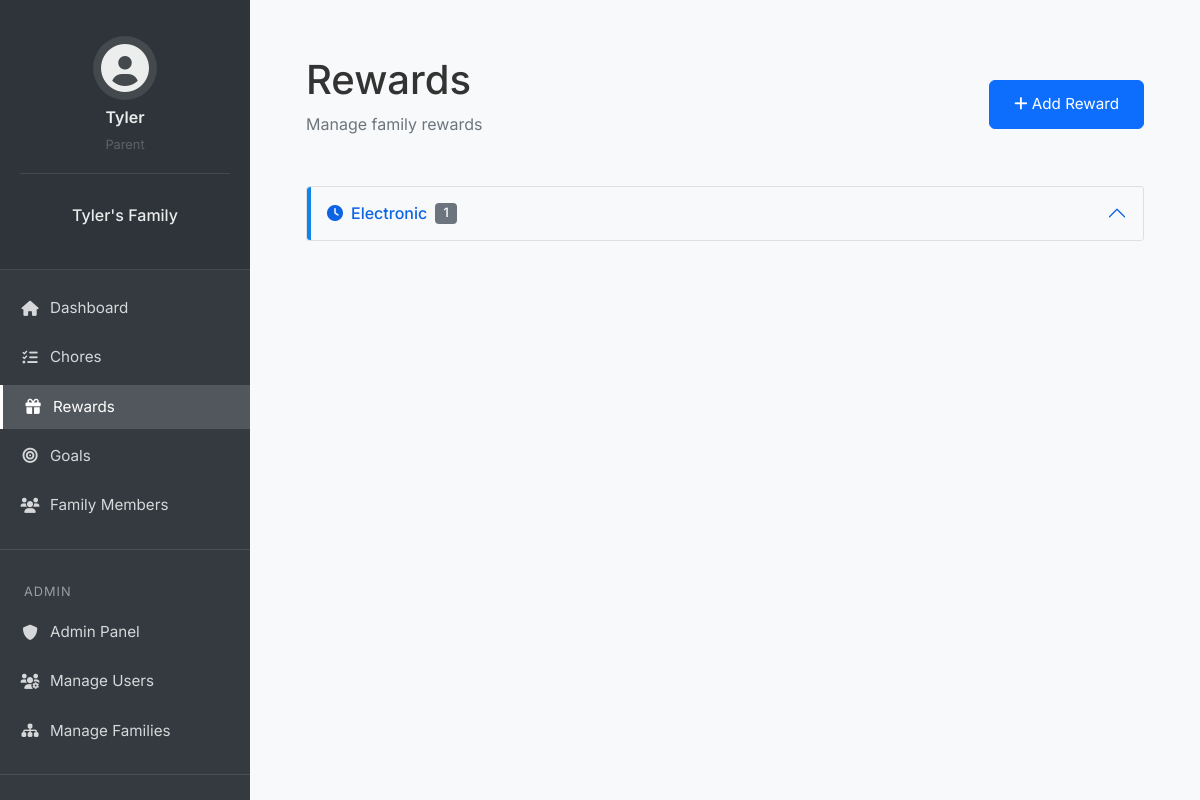
Page /rewards/ (signed in) on the committed database.
### flask_app/models/user.py (models this page shows, shortened)
class User(db.Model, UserMixin):
    __tablename__ = 'user'
    id = db.Column(db.Integer, primary_key=True)
    username = db.Column(db.String(64), unique=True, nullable=False)
    email = db.Column(db.String(120), unique=True, nullable=False)
    password_hash = db.Column(db.String(128), nullable=False)
    pin = db.Column(db.String(4))
    created_at = db.Column(db.DateTime, default=datetime.utcnow)
    is_superuser = db.Column(db.Boolean, default=False)
    is_parent = db.Column(db.Boolean, default=False)
    family_id = db.Column(db.Integer, db.ForeignKey('family.id'))
    parent_id = db.Column(db.Integer, db.ForeignKey('user.id'), nullable=True)
    children = db.relationship('User', backref=db.backref('parent', remote_side=[id]))
    coins = db.Column(db.Integer, default=0)
    family_points = db.Column(db.Integer, default=0)
    avatar = db.Column(db.String(50), default='fa-user-circle')
    assigned_chores = db.relationship('Chore',
                                    foreign_keys='Chore.assigned_to_id',
                                    back_populates='assigned_to',
                                    lazy=True)
    created_chores = db.relationship('Chore',
                                   foreign_keys='Chore.created_by_id',
                                   back_populates='created_by',
                                   lazy=True)
    created_goals = db.relationship('Goal', back_populates='created_by', lazy=True)
    created_goal_categories = db.relationship('GoalCategory', back_populates='created_by', lazy=True)

class Family(db.Model):
    __tablename__ = 'family'
    id = db.Column(db.Integer, primary_key=True)
    name = db.Column(db.String(100), nullable=False)
    family_code = db.Column(db.String(6), unique=True, nullable=False)
    created_at = db.Column(db.DateTime, default=datetime.utcnow)
    members = db.relationship('User', backref='family', lazy=True)
    chores = db.relationship('Chore', backref='family', lazy=True)
    module_settings = db.relationship('ModuleSettings', back_populates='family', lazy=True)
    goals = db.relationship('Goal', back_populates='family', lazy=True)
    goal_categories = db.relationship('GoalCategory', back_populates='family', lazy=True)

class RewardCategory(db.Model):
    id = db.Column(db.Integer, primary_key=True)
    name = db.Column(db.String(50), nullable=False)
    color = db.Column(db.String(7), default="#6c757d")  # Hex color code
    icon = db.Column(db.String(50))  # FontAwesome icon name
    created_at = db.Column(db.DateTime, default=datetime.utcnow)
    family_id = db.Column(db.Integer, db.ForeignKey('family.id'), nullable=False)
    created_by_id = db.Column(db.Integer, db.ForeignKey('user.id'), nullable=False)
    rewards = db.relationship('Reward', backref='category', lazy='dynamic')
    created_by = db.relationship('User', foreign_keys=[created_by_id])

### flask_app/controllers/rewards.py (the view, shortened to what this page needs)
@rewards_bp.route('/')
@login_required
def list_rewards():
    if current_user.is_parent:
        rewards = Reward.query.filter_by(family_id=current_user.family_id).all()
        pending_redemptions = RewardRedemption.query.filter_by(
            status='pending'
        ).join(Reward).filter(
            Reward.family_id == current_user.family_id
        ).all()
    categories = RewardCategory.query.filter_by(
        family_id=current_user.family_id
    ).order_by(RewardCategory.name).all()
    return render_template('rewards/list.html',
                         rewards=rewards,
                         pending_redemptions=pending_redemptions,
                         categories=categories,
                         user_coins=current_user.coins)

### flask_app/__init__.py (called while the page is built)
@login_manager.user_loader
def load_user(id):
    from flask_app.models.user import User
    return User.query.get(int(id))

### flask_app/templates/rewards/list.html (shortened to what this page needs)
{% extends "base.html" %}
{% block authenticated_content %}
<div class="content-container">
    <div class="page-header d-flex justify-content-between align-items-center">
        <div>
            <h1>Rewards</h1>
            {% if current_user.is_parent %}
                <p class="text-muted">Manage family rewards</p>
            {% else %}
                <p class="text-muted">Your Coins: {{ user_coins }}</p>
            {% endif %}
        </div>
        {% if current_user.is_parent %}
        <button class="btn btn-primary" data-bs-toggle="modal" data-bs-target="#addRewardModal">
            <i class="fas fa-plus"></i> Add Reward
        </button>
        {% endif %}
    </div>
    <div class="accordion" id="rewardsAccordion">
        {% for category in categories %}
        {% set category_rewards = rewards|selectattr('category_id', 'equalto', category.id)|list %}
        {% if category_rewards %}
        <div class="accordion-item mb-3">
            <h2 class="accordion-header" id="heading{{ category.id }}">
                <button class="accordion-button" type="button"
                        data-bs-toggle="collapse"
                        data-bs-target="#collapse{{ category.id }}"
                        style="border-left: 4px solid {{ category.color }}">
                    <i class="fas {{ category.icon }} me-2"></i>
                    {{ category.name }}
                    <span class="badge bg-secondary ms-2">{{ category_rewards|length }}</span>
                </button>
            </h2>
        </div>
        {% endif %}
        {% endfor %}
        {% set uncategorized_rewards = rewards|selectattr('category_id', 'none')|list %}
    </div>
</div>
{% endblock %}

### flask_app/templates/partials/_sidebar.html (shortened to what this page needs)
<nav class="sidebar">
    <div class="sidebar-header">
        <div class="user-profile text-center mb-4">
            {% if current_user.avatar.startswith('fa-') %}
                <i class="fas {{ current_user.avatar }} fa-3x mb-2"></i>
            {% else %}
                <img src="{{ url_for('static', filename='img/avatars/' + current_user.avatar) }}"
                     alt="{{ current_user.username }}'s avatar"
                     class="avatar-img mb-2">
            {% endif %}
            <div class="user-info">
                <h6 class="mb-1">{{ current_user.username }}</h6>
                <small class="text-muted">
                    {% if current_user.is_parent %}
                        Parent
                    {% else %}
                        Child
                        <div class="coins-display mt-1">
                            <i class="fas fa-coins fa-xs"></i>
                            <span class="coins-text">{{ current_user.coins }}</span>
                        </div>
                    {% endif %}
                </small>
            </div>
        </div>
        {% if current_user.family %}
        <div class="family-info text-center mb-3">
            <h5>{{ current_user.family.name }}</h5>
        </div>
        {% endif %}
    </div>
    <ul class="nav flex-column">
        <li class="nav-item">
            <a class="nav-link {% if request.endpoint == 'main.dashboard' %}active{% endif %}"
               href="{{ url_for('main.dashboard') }}">
                <i class="fas fa-home"></i>
                <span>Dashboard</span>
            </a>
        </li>
        {% if current_user.family and module_settings.get('economy', True) %}
            <li class="nav-item" data-module="economy">
                <a class="nav-link {% if request.endpoint.startswith('chores.') %}active{% endif %}"
                   href="{{ url_for('chores.list_chores') }}">
                    <i class="fas fa-tasks"></i>
                    <span>Chores</span>
                </a>
            </li>
            <li class="nav-item" data-module="economy">
                <a class="nav-link {% if request.endpoint.startswith('rewards.') %}active{% endif %}"
                   href="{{ url_for('rewards.list_rewards') }}">
                    <i class="fas fa-gift"></i>
                    <span>Rewards</span>
                </a>
            </li>
            <li class="nav-item" data-module="economy">
                <a class="nav-link {% if request.endpoint.startswith('goals.') %}active{% endif %}"
                   href="{{ url_for('goals.list_goals') }}">
                    <i class="fas fa-bullseye"></i>
                    <span>Goals</span>
                </a>
            </li>
        {% endif %}
        {% if current_user.is_parent %}
            <li class="nav-item">
                <a class="nav-link {% if request.endpoint.startswith('family.') %}active{% endif %}"
                   href="{{ url_for('family.members') }}">
                    <i class="fas fa-users"></i>
                    <span>Family Members</span>
                </a>
            </li>
        {% endif %}
        {% if current_user.is_superuser and module_settings.get('admin', True) %}
            <li class="nav-divider" data-module="admin"></li>
            <li class="menu-label" data-module="admin">Admin</li>
            <li class="nav-item" data-module="admin">
                <a class="nav-link {% if request.endpoint.startswith('admin.') %}active{% endif %}"
                   href="{{ url_for('admin.index') }}">
                    <i class="fas fa-shield-alt"></i>
                    <span>Admin Panel</span>
                </a>
            </li>
            <li class="nav-item" data-module="admin">
                <a class="nav-link {% if request.endpoint == 'admin.users' %}active{% endif %}"
                   href="{{ url_for('admin.users') }}">
                    <i class="fas fa-users-cog"></i>
                    <span>Manage Users</span>
                </a>
            </li>
            <li class="nav-item" data-module="admin">
                <a class="nav-link {% if request.endpoint == 'admin.families' %}active{% endif %}"
                   href="{{ url_for('admin.families') }}">
                    <i class="fas fa-sitemap"></i>
                    <span>Manage Families</span>
                </a>
            </li>
        {% endif %}
        <li class="nav-divider"></li>
        <li class="nav-item">
            {% if current_user.is_parent %}
                <a class="nav-link {% if request.endpoint == 'settings.profile' %}active{% endif %}"
                   href="{{ url_for('settings.profile') }}">
                </a>
            {% else %}
                <a class="nav-link {% if request.endpoint == 'settings.child_profile' %}active{% endif %}"
                   href="{{ url_for('settings.child_profile') }}">
                    <i class="fas fa-user-cog"></i>
                    <span>My Profile</span>
                </a>
            {% endif %}
        </li>
    </ul>
</nav>

### flask_app/static/css/style.css (style rules this page uses)
:root { --primary-color: #4169E1; --secondary-color: #4CAF50; --background-color: #f8f9fa; --text-color: #333; --border-color: #e0e0e0; --shadow: 0 2px 4px rgba(0,0,0,0.05); }
body { background-color: var(--background-color); color: var(--text-color); font-family: 'Inter', -apple-system, BlinkMacSystemFont, sans-serif; line-height: 1.6; }
.btn { padding: 0.75rem 1.5rem; border-radius: 6px; font-size: 0.95rem; transition: all 0.2s ease; text-decoration: none; display: inline-block; }
.nav-link { color: #666 !important; font-size: 0.95rem; }
.sidebar { width: 250px; background-color: var(--sidebar-bg, #2C3E7B); color: white; padding: 1.5rem 0; display: flex; flex-direction: column; position: fixed; height: 100vh; left: 0; top: 0; }
.sidebar-header { padding: 0 1.5rem 1.5rem; border-bottom: 1px solid rgba(255, 255, 255, 0.1); }
.menu-label { color: rgba(255, 255, 255, 0.5); font-size: 0.8rem; text-transform: uppercase; letter-spacing: 1px; padding: 0.5rem 1.5rem; margin-top: 0.5rem; }
.content-container { padding: 1.5rem; }
.page-header { margin-bottom: 2rem; }
.page-header h1 { margin-bottom: 0.5rem; }
.badge { padding: 0.4em 0.6em; font-size: 0.75em; font-weight: 500; }
.user-profile { padding: 1rem; border-bottom: 1px solid rgba(255, 255, 255, 0.1); }
.user-profile i.fas { color: rgba(255, 255, 255, 0.9); background: rgba(255, 255, 255, 0.1); width: 64px; height: 64px; line-height: 64px; border-radius: 50%; margin-bottom: 0.5rem; }
.user-profile .user-info { color: rgba(255, 255, 255, 0.9); }
.user-profile .user-info h6 { margin: 0; font-weight: 600; }
.user-profile .user-info small { font-size: 0.8rem; opacity: 0.7; }
.family-info h5 { color: rgba(255, 255, 255, 0.9); font-size: 1rem; margin: 0; padding: 0.5rem; }
.sidebar { padding-top: 0; }
.sidebar-header { margin-bottom: 1rem; }

### flask_app/templates/partials/_sidebar.html (style rules this page uses)
.sidebar { min-width: 250px; max-width: 250px; min-height: 100vh; background: #343a40; color: #fff; transition: all 0.3s; }
.sidebar .nav-link { color: rgba(255, 255, 255, 0.8); padding: 10px 20px; transition: all 0.3s; }
.sidebar .nav-link i { margin-right: 10px; width: 20px; text-align: center; }
.sidebar-header { padding: 20px; background: rgba(0, 0, 0, 0.1); }
.sidebar .nav-item { margin-bottom: 5px; }
.user-profile i.fas { color: rgba(255, 255, 255, 0.9); background: rgba(255, 255, 255, 0.1); width: 64px; height: 64px; line-height: 64px; border-radius: 50%; margin-bottom: 0.5rem; }
.nav-divider { height: 1px; background-color: rgba(255, 255, 255, 0.1); margin: 1rem 0; }
.menu-label { color: rgba(255, 255, 255, 0.5); font-size: 0.8rem; text-transform: uppercase; letter-spacing: 1px; padding: 0.5rem 1.5rem; margin-top: 0.5rem; }
.nav-link { display: flex; align-items: center; padding: 0.75rem 1.5rem; color: rgba(255, 255, 255, 0.8) !important; transition: all 0.3s ease; }
.nav-link.active { background-color: rgba(255, 255, 255, 0.15); color: white !important; border-left: 3px solid white; }
.nav-link i { width: 20px; margin-right: 10px; text-align: center; }

### flask_app/templates/rewards/list.html (style rules this page uses)
.accordion-button:not(.collapsed) { background-color: #f8f9fa; box-shadow: none; }
.accordion-item { border-radius: 8px; overflow: hidden; border: 1px solid rgba(0,0,0,.125); }
.accordion-button { padding: 1rem; font-weight: 500; }
.accordion-button .badge { font-size: 0.8rem; padding: 0.35em 0.65em; }
.accordion-button::after { margin-left: auto; }

### rows in the picture
User: username "Tyler"
Family: family.name "Tyler's Family"
RewardCategory: name "Electronic", category_rewards "1"
